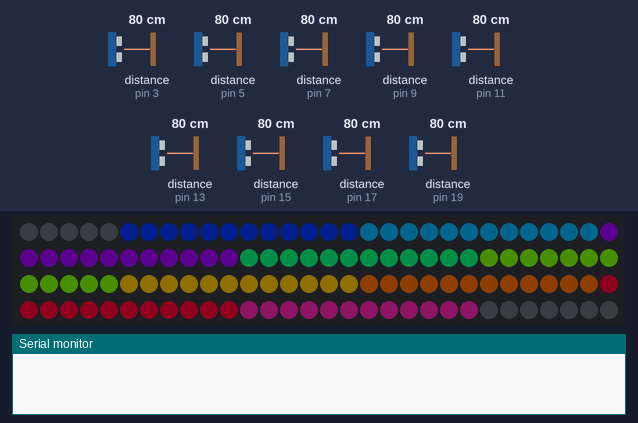
Recording of a sketch running on a simulated Arduino Mega 2560, built with avr-gcc and run on an emulated ATmega2560. Shown: 120 RGB LEDs in strip order, left to right, continuing on the next row, the last lines printed to the serial monitor. Wiring (inferred from the names in the program): 9 × ultrasonic range finder: trigger pin 2, echo pin 3 / trigger pin 4, echo pin 5 / trigger pin 6, echo pin 7 / trigger pin 8, echo pin 9 / trigger pin 10, echo pin 11 / trigger pin 12, echo pin 13 / trigger pin 14, echo pin 15 / trigger pin 16, echo pin 17 / trigger pin 18, echo pin 19. The inputs (shaded band) are chosen by the test bench; at power-on: distance to the obstacle (sensors on pin 7, pin 5, pin 19, pin 9, pin 11, pin 3, pin 13, pin 15, pin 17) 80 cm. The echo pulse lasts 58.3 µs per cm; dim RGB values are drawn brighter than linear.

Above: at 1.2 s.
1.3 s: distance to the obstacle (sensor on pin 7) set to 4 cm
3.0 s: distance to the obstacle (sensor on pin 5) set to 17 cm
At 3.7 s:
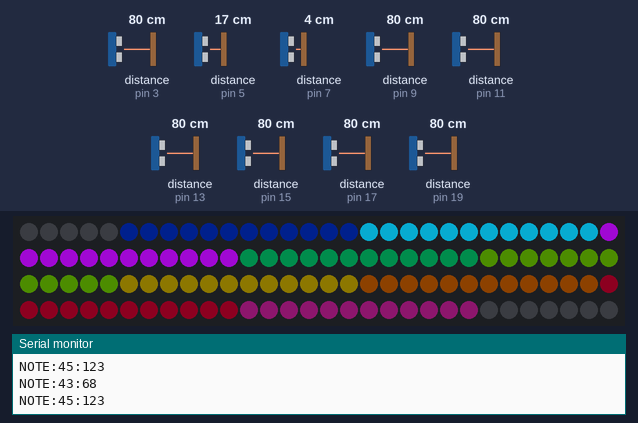
4.9 s: distance to the obstacle (sensor on pin 19) set to 4 cm
6.8 s: distance to the obstacle (sensor on pin 9) set to 4 cm
At 8.52 s:
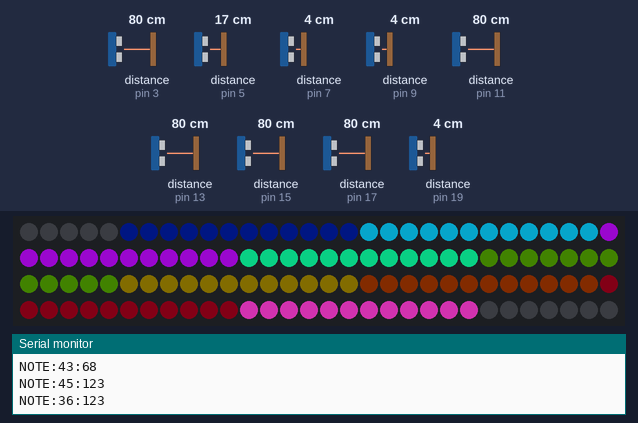
9.8 s: distance to the obstacle (sensor on pin 5) set to 2 cm
12.8 s: distance to the obstacle (sensor on pin 11) set to 18 cm
At 15.11 s:
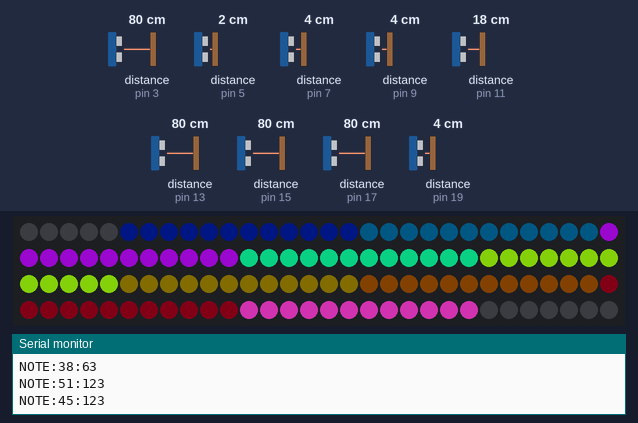

The sketch:

l_driver.ino
```cpp
#include <Adafruit_NeoPixel.h>

#define LED_PIN     52
#define NUM_LEDS    120

Adafruit_NeoPixel strip = Adafruit_NeoPixel(NUM_LEDS, LED_PIN, NEO_GRB + NEO_KHZ800);

int sensorLEDs[][20] = {
  {5, 6, 7, 8, 9, 10, 11, 12, 13, 14, 15, 16, -1},
  {17, 18, 19, 20, 21, 22, 23, 24, 25, 26, 27, 28, -1},
  {29, 30, 31, 32, 33, 34, 35, 36, 37, 38, 39, 40, -1},
  {41, 42, 43, 44, 45, 46, 47, 48, 49, 50, 51, 52, -1},
  {53, 54, 55, 56, 57, 58, 59, 60, 61, 62, 63, 64, -1},
  {65, 66, 67, 68, 69, 70, 71, 72, 73, 74, 75, 76, -1},
  {77, 78, 79, 80, 81, 82, 83, 84, 85, 86, 87, 88, -1},
  {89, 90, 91, 92, 93, 94, 95, 96, 97, 98, 99, 100, -1},
  {101, 102, 103, 104, 105, 106, 107, 108, 109, 110, 111, 112, -1}
};

int sensorColors[][3] = {
  {0, 80, 255},
  {0, 200, 255},
  {180, 0, 255},
  {0, 255, 150},
  {150, 255, 0},
  {255, 220, 0},
  {255, 120, 0},
  {255, 0, 80},
  {255, 50, 200}
};

struct NotePhysics {
  float energy;
  float decay;
} notes[9];

byte midiNotes[] = {41, 43, 45, 36, 38, 42, 46, 49, 51};

int trigInner[3] = {2, 4, 6};
int echoInner[3] = {3, 5, 7};
int trigMiddle[6] = {8, 10, 12, 14, 16, 18};
int echoMiddle[6] = {9, 11, 13, 15, 17, 19};

const int ACTIVATION_THRESHOLD = 20;
const unsigned long DEBOUNCE_TIME = 90;
unsigned long lastTriggerTime[9] = {0};

void setup() {
  Serial.begin(115200);

  for(int i = 0; i < 3; i++) {
    pinMode(trigInner[i], OUTPUT);
    pinMode(echoInner[i], INPUT);
    digitalWrite(trigInner[i], LOW);
  }
  for(int i = 0; i < 6; i++) {
    pinMode(trigMiddle[i], OUTPUT);
    pinMode(echoMiddle[i], INPUT);
    digitalWrite(trigMiddle[i], LOW);
  }

  strip.begin();
  strip.setBrightness(200);
  strip.clear();

  for(int i=0; i<5; i++) strip.setPixelColor(i, 0);

  for(int i = 0; i < 9; i++) {
    notes[i].energy = 0.0;
    notes[i].decay = 0.95;
  }
}

void loop() {
  for(int i = 0; i < 3; i++) checkSensor(trigInner[i], echoInner[i], i);
  for(int i = 0; i < 6; i++) checkSensor(trigMiddle[i], echoMiddle[i], i + 3);

  updateVisuals();

  delay(2);
}

void checkSensor(int trigPin, int echoPin, int sensorIndex) {
  digitalWrite(trigPin, HIGH);
  delayMicroseconds(10);
  digitalWrite(trigPin, LOW);

  long duration = pulseIn(echoPin, HIGH, 5000);
  if(duration == 0) return;

  long distance = duration * 0.034 / 2;

  if(distance > 1 && distance < ACTIVATION_THRESHOLD) {
    unsigned long currentTime = millis();
    if(currentTime - lastTriggerTime[sensorIndex] > DEBOUNCE_TIME) {

      int velocity = mapDistanceToVelocity(distance);

      sendMidiNote(sensorIndex, velocity);
      triggerLight(sensorIndex, velocity);

      lastTriggerTime[sensorIndex] = currentTime;
    }
  }
}

void triggerLight(int index, int velocity) {
  notes[index].energy = 0.6;
  notes[index].decay = 0.90 + ((float)velocity / 127.0) * 0.07;
}

void updateVisuals() {
  strip.clear();

  for(int k=0; k<5; k++) strip.setPixelColor(k, 0);

  float breath = (sin(millis() / 1500.0) + 1.0) * 0.03 + 0.02;

  for(int i = 0; i < 9; i++) {
    notes[i].energy *= notes[i].decay;
    if(notes[i].energy < 0.001) notes[i].energy = 0;

    float totalBrightness = notes[i].energy + breath;
    if(totalBrightness > 1.0) totalBrightness = 1.0;

    int r = sensorColors[i][0];
    int g = sensorColors[i][1];
    int b = sensorColors[i][2];

    int flashAmount = (int)(notes[i].energy * notes[i].energy * 40);

    r = constrain(r + flashAmount, 0, 255);
    g = constrain(g + flashAmount, 0, 255);
    b = constrain(b + flashAmount, 0, 255);

    uint32_t finalColor = strip.Color(
      (int)(r * totalBrightness),
      (int)(g * totalBrightness),
      (int)(b * totalBrightness)
    );

    for(int j = 0; j < 20; j++) {
      int ledIdx = sensorLEDs[i][j];
      if(ledIdx == -1) break;
      strip.setPixelColor(ledIdx, finalColor);
    }
  }

  strip.show();
}

byte mapDistanceToVelocity(int distance) {
  int vel = map(distance, 2, ACTIVATION_THRESHOLD, 127, 50);
  return constrain(vel, 1, 127);
}

void sendMidiNote(int sensorIndex, int velocity) {
  Serial.print("NOTE:");
  Serial.print(midiNotes[sensorIndex]);
  Serial.print(":");
  Serial.println(velocity);
}
```
